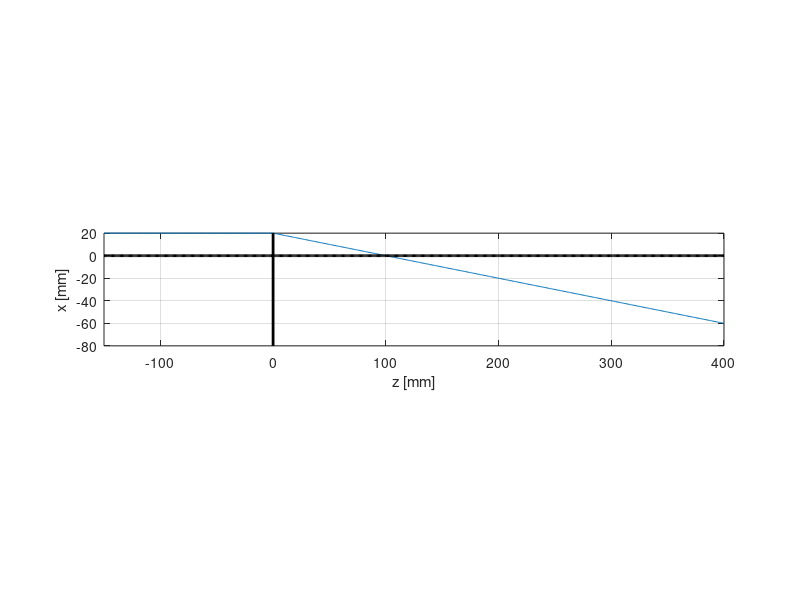
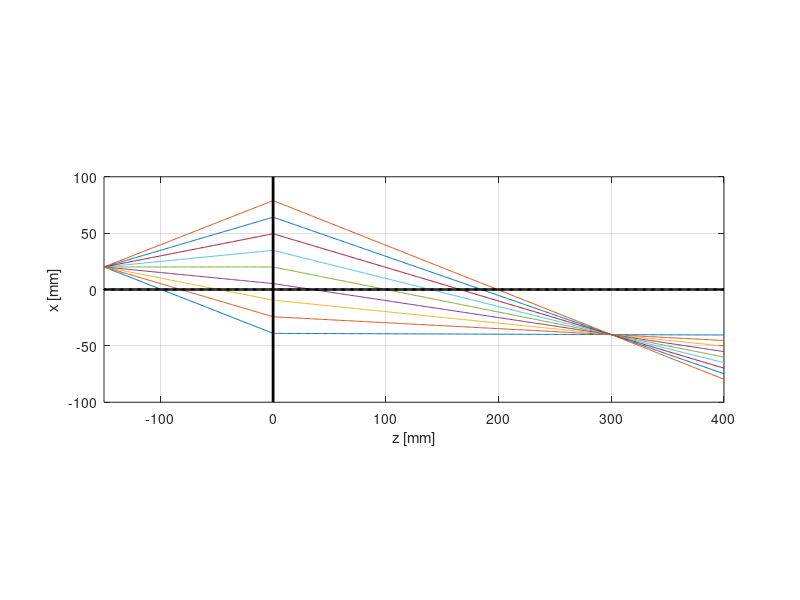

Here is the MATLAB script that generated these plots, in order:
%% Constants and given values: all lengths are in [mm].

clear;

f = 100;  % the lens focal length
xSamp = 20;  % the initial x position: the sample position
zSamp = -150;  % the initial z position: the sample position


%% Make z and RTMs

% sample z
dz = 1;  % step size in z; arbitrarily chosen
zEnd = 400;  % the z position at which our calculation will stop
z = zSamp:dz:zEnd;  % array of z positions
nz = length(z);  % length of the array

% RTMs
rtmLens = [1 0; -1/f 1];  % RTM of the lens
rtmAir = [1 dz; 0 1];  % RTM of a thin air slab with the thickness of dz


%% Trace a ray normal to the lens, as an example

% initial angle
thetaSamp = 0;  % the initial ray angle: a ray normal to the lens

% prepare the ray vector
r = zeros(2,nz);  % array of ray vectors (at every z position).  r(1,iz) is the height (x), and r(2,iz) is the angle at iz'th z position
r(:,1) = [xSamp thetaSamp]';  % the initial ray vector.  we need the transpose (') as r(:,1) is a column vector.

% calculate ray vector at each z position from the initial position step by step
for iz=2:nz
    r(:,iz) = rtmAir * r(:,iz-1);  % multiply the air RTM
    if z(iz) == 0  % multiply the lens RTM when z = 0 (the position of the lens)
        r(:,iz) = rtmLens * r(:,iz);
    end
end
        
% plot x positions as a function of z
figure;
plot(z,r(1,:));  
line(z,zeros(size(z)),'color','k','linewidth',2);  % optical axis
line([0 0], get(gca,'ylim'),'color','k','linewidth',2);  % lens
axis image;  % set x and z scales identical
grid on;
xlabel('z [mm]');
ylabel('x [mm]');

    
%% Trace 9 rays with different initial angles

% initial angles : many values
thetaSamp = linspace(-pi/8,pi/8,9);  % array of the initial angle
ntheta = length(thetaSamp);

% repeat the above of tracing a ray FOR each of the initial angles
r = zeros(2,nz,ntheta);  % a set of ray vectors for each z position and each initial angle
for itheta=1:ntheta  
    thetaSamp1 = thetaSamp(itheta);  % itheta'th angle value
    
    r1 = zeros(2,nz);  % array of ray vectors (at every z position) for the given angle
    r1(:,1) = [xSamp thetaSamp1]';
    for iz=2:nz
        r1(:,iz) = rtmAir * r1(:,iz-1);  % multiply the air RTM
        if z(iz) == 0  % multiply the lens RTM when z = 0 (the position of the lens)
            r1(:,iz) = rtmLens * r1(:,iz);
        end
    end
    
    % assign the calculated r1 to r
    r(:,:,itheta) = r1;
end
        
% plot x positions as a function of z, all lines
figure;
plot(z,squeeze(r(1,:,:)));  
line(z,zeros(size(z)),'color','k','linewidth',2);  % optical axis
line([0 0], get(gca,'ylim'),'color','k','linewidth',2);  % lens
axis image;  % set x and z scales identical
grid on;
xlabel('z [mm]');
ylabel('x [mm]');


%% find z position at which the rays are focused (i.e., variance in x between rays is minimized)

% iz of the lens: we will look into variance after this iz (later the lens) because the initial position has zero variance
iz0 = find(z==0);  % iz index of the lens (z=0).  

% find where variance of x is minimized (i.e., focused)
varX = squeeze(var(r(1,:,:),[],3));  % variance of x (1st element of the first dimension) along theta (the 3rd dimension)
[varXmin,iz] = min(varX(iz0:end));  % find the min variance for iz >= iz0
iz = iz-1+iz0;  % compensate for iz0

% find x at the focused position
meanX = mean(squeeze(r(1,iz,:)));  % average x position of the traced rays

% print result
disp(['The rays focus at [z x] = ' mat2str([z(iz) meanX],3) ' mm with x variance = ' num2str(varXmin,3) ...
    newline 'The magnification is ' num2str(abs(meanX/xSamp),2)]);

